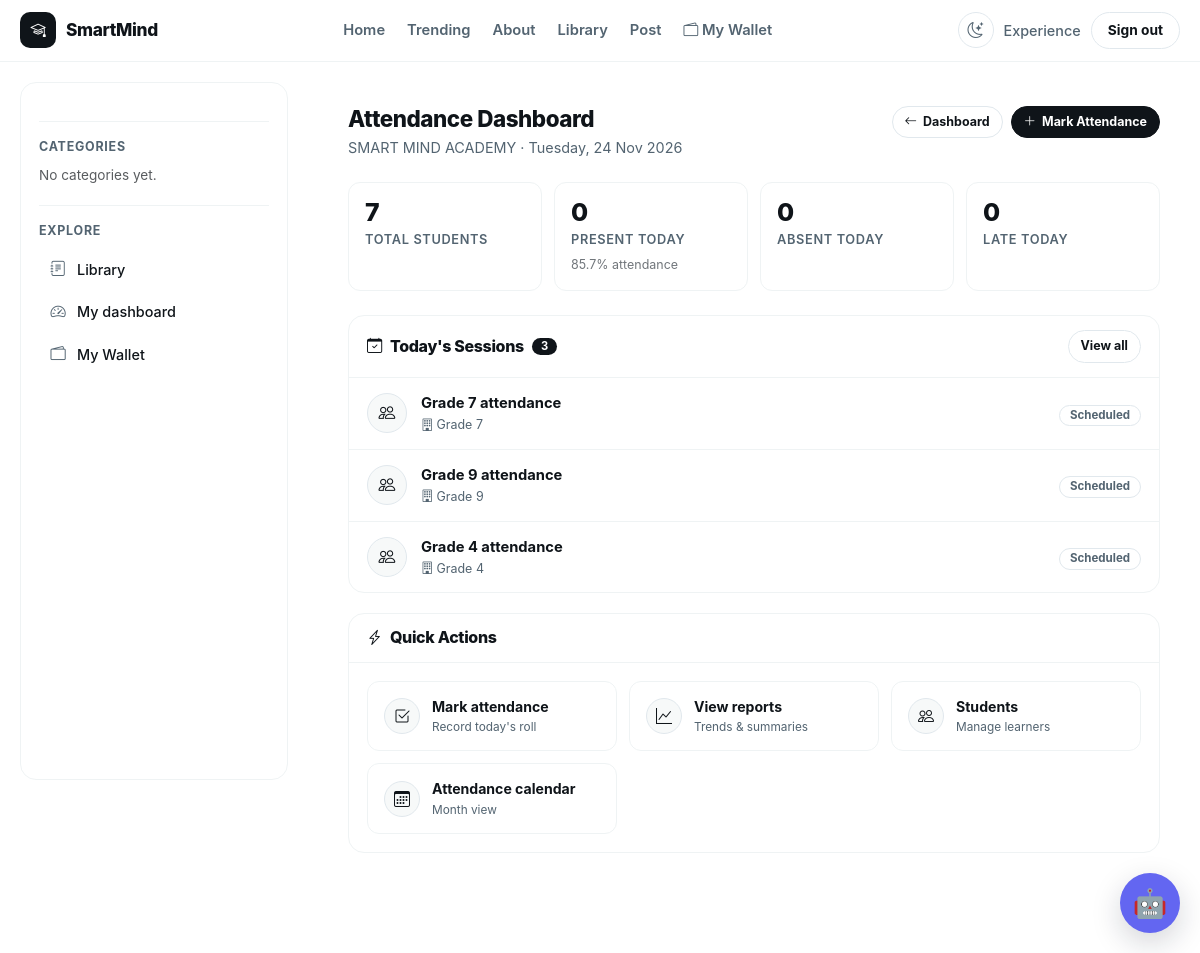
Screenshot of /accounts/ (signed in) with the database file from the repository.
### accounts/models.py (models this page shows, shortened)
class User(AbstractUser):
    ROLE_CHOICES = [
        ("school_admin", "School Admin"),
        ("teacher", "Teacher"),
        ("student", "Student"),
        ("parent", "Parent"),
    ]
    role = models.CharField(
        max_length=20,
        choices=ROLE_CHOICES,
        default="student",
        db_index=True,
    )
    school = models.ForeignKey(
        "schools.School",
        on_delete=models.CASCADE,
        related_name="users",
        null=True,
        blank=True,
    )
    school_class = models.ForeignKey(
        "schools.SchoolClass",
        on_delete=models.SET_NULL,
        related_name="students",
        null=True,
        blank=True,
    )
    teacher_role = models.ForeignKey(
        "TeacherRole",
        on_delete=models.SET_NULL,
        null=True,
        blank=True,
        related_name="teachers",
    )
    admission_number = models.CharField(
        max_length=30,
        unique=True,
        blank=True,
        null=True,
        db_index=True,
    )
    employee_number = models.CharField(
        max_length=30,
        unique=True,
        blank=True,
        null=True,
        db_index=True,
    )
    tsc_number = models.CharField(
        max_length=30,
        blank=True,
        null=True,
    )
    phone_number = models.CharField(max_length=20, blank=True)
    profile_picture = models.ImageField(upload_to="profiles/", blank=True, null=True)
    date_of_birth = models.DateField(blank=True, null=True)
    is_verified = models.BooleanField(default=False)
    created_at = models.DateTimeField(default=timezone.now)
    updated_at = models.DateTimeField(auto_now=True)
    is_approved = models.BooleanField(
        default=False,
        db_index=True,
        help_text=(
            "False for teacher/parent/school_admin until a superadmin approves. "
            "Students are auto-approved in clean()."
        ),
    )
    approval_requested_at = models.DateTimeField(default=timezone.now)
    approved_by = models.ForeignKey(
        "self",
        null=True,
        blank=True,
        on_delete=models.SET_NULL,
        related_name="approved_users",
    )
    def clean(self):
        super().clean()
        if self.is_superuser:
            return
        role_changed = False
        if self.pk:
            previous = (
                type(self)
                .objects.filter(pk=self.pk)
                .values_list("role", flat=True)
                .first()
            )
            if previous is not None and previous != self.role:
                role_changed = True
        if self.role == "student":
            self.is_approved = True
            self.approved_by = None
        elif not self.pk or role_changed:
            self.is_approved = False
            self.approved_by = None
            self.approval_requested_at = timezone.now()
        if self.role == "teacher":
            if not self.employee_number:
                raise ValidationError(
                    {"employee_number": "Teachers must have an employee number."}
                )
            if not self.teacher_role:
                raise ValidationError(
                    {"teacher_role": "Teachers must have a teacher role."}
                )
        if self.role == "student" and not self.admission_number:
            raise ValidationError(
                {"admission_number": "Students must have an admission number."}
            )
        if self.role != "teacher":
            self.teacher_role = None

### schools/models.py (models this page shows, shortened)
class School(models.Model):
    name = models.CharField(max_length=255)
    code = models.SlugField(max_length=50, unique=True)
    slogan = models.CharField(max_length=255, blank=True)
    about = models.TextField(blank=True)
    logo = models.ImageField(
        upload_to="schools/logos/",
        blank=True,
        null=True
    )
    email = models.EmailField(blank=True)
    phone_number = models.CharField(max_length=20, blank=True)
    website = models.URLField(blank=True)
    address = models.CharField(max_length=255, blank=True)
    is_active = models.BooleanField(default=True)
    created_at = models.DateTimeField(auto_now_add=True)
    updated_at = models.DateTimeField(auto_now=True)
    class Meta:
        ordering = ["name"]

class SchoolClass(models.Model):
    LEVEL_CHOICES = [
        ("pre_primary", "Pre-Primary"),
        ("lower_primary", "Lower Primary"),
        ("upper_primary", "Upper Primary"),
        ("junior_school", "Junior School"),
        ("senior_school", "Senior School"),
    ]
    school = models.ForeignKey(
        School,
        on_delete=models.CASCADE,
        related_name="classes"
    )
    name = models.CharField(max_length=50)
    level = models.CharField(
        max_length=30,
        choices=LEVEL_CHOICES
    )
    order = models.PositiveSmallIntegerField(
        default=1,
        help_text="Used to sort classes."
    )
    is_active = models.BooleanField(default=True)
    class Meta:
        unique_together = ("school", "name")
        ordering = ["order", "name"]

### accounts/views.py (the view)
# urls.py: path("", views.attendance_dashboard, name="attendance_dashboard"),
@login_required
def attendance_dashboard(request):
    user = request.user
    today = timezone.localdate()
    if user.is_superuser:
        school = None
        student_qs = User.objects.filter(role="student")
        class_qs = SchoolClass.objects.all()
        enrollment_qs = Enrollment.objects.all()
    else:
        school = getattr(user, "school", None)
        if not school:
            raise PermissionDenied("No school assigned to this account.")
        student_qs = User.objects.filter(role="student", school=school)
        class_qs = SchoolClass.objects.filter(school=school)
        enrollment_qs = Enrollment.objects.filter(school_class__school=school)
    total_students = student_qs.count()
    active_students = student_qs.filter(is_active=True).count()
    pending_enrollments = enrollment_qs.filter(status="PENDING")
    pending_count = pending_enrollments.count()
    active_enrollments = enrollment_qs.filter(status="ACTIVE").count()
    if total_students > 0:
        coverage_rate = round(active_enrollments / total_students * 100, 1)
    else:
        coverage_rate = 0
    classes = (
        class_qs.filter(is_active=True)
        .annotate(
            learner_count=Count(
                "enrollments",
                filter=Q(enrollments__status="ACTIVE"),
                distinct=True,
            )
        )
        .order_by("order", "name")
    )
    sessions = []
    for c in classes:
        sessions.append({
            "name": f"{c.name} attendance",
            "class_name": c.name,
            "start_time": "",                      # no time model yet
            "teacher": str(getattr(c, "teacher", "") or ""),
            "status": "scheduled",                 # all pending until you add Attendance
            "learner_count": c.learner_count,
        })
    context = {
        "today": today,
        "school": school,
        "stats": {
            "total_students": total_students,
            "present_today": 0,        # placeholder — no Attendance model yet
            "absent_today": 0,
            "late_today": 0,
            "attendance_rate": coverage_rate,
            "active_students": active_students,
            "pending_enrollments": pending_count,
        },
        "sessions": sessions,
        "pending_enrollments_count": pending_count,
    }
    return render(request, "dashboard.html", context)

### accounts/templates/dashboard.html (shortened to what this page needs)
{% extends "base.html" %}
{% load static %}
{% block content %}
<div class="attendance-page">
  <div class="page-head">
    <div>
      <h3>Attendance Dashboard</h3>
      <div class="sub">
        {% if request.user.school %}
          {{ request.user.school.name }} ·
        {% endif %}
        {{ today|date:"l, j M Y" }}
      </div>
    </div>
    <div class="page-actions">
      <a href="{% url 'school_admin_dashboard' %}" class="btn btn-sm">
        <i class="bi bi-arrow-left"></i> Dashboard
      </a>
      <a href="{% url 'attendance_mark' %}" class="btn btn-primary btn-sm">
        <i class="bi bi-plus-lg"></i> Mark Attendance
      </a>
    </div>
  </div>
  <div class="stats">
    <div class="stat">
      <div class="n">{{ stats.total_students|default:0 }}</div>
      <div class="l">Total students</div>
    </div>
    <div class="stat">
      <div class="n">{{ stats.present_today|default:0 }}</div>
      <div class="l">Present today</div>
      <div class="hint">
        {% if stats.attendance_rate %}
          {{ stats.attendance_rate }}% attendance
        {% else %}
          Awaiting data
        {% endif %}
      </div>
    </div>
    <div class="stat">
      <div class="n">{{ stats.absent_today|default:0 }}</div>
      <div class="l">Absent today</div>
    </div>
    <div class="stat">
      <div class="n">{{ stats.late_today|default:0 }}</div>
      <div class="l">Late today</div>
    </div>
  </div>
  <div class="section">
    <div class="section-head">
      <h4>
        <i class="bi bi-calendar-check"></i>
        Today's Sessions
        <span class="count">{{ sessions|length|default:0 }}</span>
      </h4>
      <a href="{% url 'attendance_session_list' %}" class="btn btn-sm">View all</a>
    </div>
    {% if sessions %}
      <div class="session-list">
        {% for s in sessions %}
          <div class="session-item">
            <div class="session-icon">
              <i class="bi bi-people"></i>
            </div>
            <div class="session-body">
              <p class="session-title">{{ s.name }}</p>
              <div class="session-meta">
                {% if s.class_name %}
                  <span>
                    <i class="bi bi-building"></i>{{ s.class_name }}
                  </span>
                {% endif %}
              </div>
            </div>
            <div class="session-status">
              {% if s.status == "done" %}
                <span class="badge badge-solid">Completed</span>
              {% elif s.status == "ongoing" %}
                <span class="badge badge-solid">In progress</span>
              {% elif s.status == "cancelled" %}
                <span class="badge">Cancelled</span>
              {% else %}
                <span class="badge">Scheduled</span>
              {% endif %}
            </div>
          </div>
        {% endfor %}
      </div>
    {% endif %}
  </div>
  <div class="section">
    <div class="section-head">
      <h4>
        <i class="bi bi-lightning-charge"></i>
        Quick Actions
      </h4>
    </div>
    <div class="quick-grid">
      <a href="{% url 'attendance_mark' %}" class="quick-card">
        <div class="icon"><i class="bi bi-check2-square"></i></div>
        <div class="body">
          <div class="title">Mark attendance</div>
          <div class="sub">Record today's roll</div>
        </div>
      </a>
      <a href="{% url 'attendance_reports' %}" class="quick-card">
        <div class="icon"><i class="bi bi-graph-up"></i></div>
        <div class="body">
          <div class="title">View reports</div>
          <div class="sub">Trends &amp; summaries</div>
        </div>
      </a>
      <a href="{% url 'student_list' %}" class="quick-card">
        <div class="icon"><i class="bi bi-people"></i></div>
        <div class="body">
          <div class="title">Students</div>
          <div class="sub">Manage learners</div>
        </div>
      </a>
      <a href="{% url 'attendance_calendar' %}" class="quick-card">
        <div class="icon"><i class="bi bi-calendar3"></i></div>
        <div class="body">
          <div class="title">Attendance calendar</div>
          <div class="sub">Month view</div>
        </div>
      </a>
    </div>
  </div>
</div>
{% endblock %}

### blog/templates/base.html (shortened to what this page needs)
{% load static %}
<!DOCTYPE html>
<html lang="en" data-theme="light">
<head>
    <link href="https://cdn.jsdelivr.net/npm/bootstrap@5.3.7/dist/css/bootstrap.min.css" rel="stylesheet">
    <link rel="stylesheet" href="https://cdn.jsdelivr.net/npm/bootstrap-icons@1.11.3/font/bootstrap-icons.min.css">
    <link rel="stylesheet" href="{% static 'smartmind_ai/chatbot.css' %}">
    <link rel="stylesheet" href="{% static 'django_ckeditor_5/dist/styles.css' %}">
    <link rel="stylesheet" href="{% static 'css/comments.css' %}">
</head>
<body>
<div class="site-shell">
    <header class="site-navbar" id="siteNavbar">
        <div class="nav-inner">
            <a href="{% url 'dashboard' %}" class="brand">
                <span class="brand-badge"><i class="bi bi-mortarboard"></i></span>
                <span>SmartMind</span>
            </a>
            <nav class="nav-links" aria-label="Main navigation">
                {% if user.is_authenticated %}
                    <a href="{% url 'dashboard' %}">Home</a>
                {% else %}
                    <a href="{% url 'blog:home' %}">Home</a>
                {% endif %}
                <a href="{% url 'blog:trending' %}">Trending</a>
                <a href="#">About</a>
                <a href="{% url 'library:home' %}">Library</a>
        {% if user.is_authenticated %}
    {% if user.is_superuser or user.role == "superadmin" or user.role == "school_admin" or user.role == "teacher" %}
        <a href="{% url 'blog:add_post' %}">Post</a>
    {% endif %}
    {% if user.is_superuser or user.role == "superadmin" or user.role == "school_admin" %}
        <a href="{% url 'blog:creator_wallet_management' %}">
            <i class="bi bi-wallet2"></i> Creator Wallet Management
        </a>
    {% elif user.role == "teacher" %}
        <a href="{% url 'blog:creator_wallet' %}">
            <i class="bi bi-wallet2"></i> My Wallet
        </a>
    {% endif %}
{% endif %}
            </nav>
            <div class="nav-actions">
                <button type="button"
                        class="theme-toggle"
                        id="themeToggle"
                        aria-label="Toggle dark mode"
                        title="Toggle light / dark theme">
                    <i class="bi bi-moon-stars icon-moon"></i>
                </button>
                <div class="user-box">
                    {% if user.is_authenticated %}
                        <span>{{ user.username }}</span>
                        <form action="{% url 'logout' %}" method="post" class="m-0">
                            <button type="submit" class="btn-pill">Sign out</button>
                        </form>
                    {% else %}
                        <a href="{% url 'login' %}" class="btn-pill">Sign in</a>
                    {% endif %}
                </div>
            </div>
        </div>
    </header>
    <div class="layout">
        <aside class="sidebar" id="appSidebar">
            <div class="sidebar-section">
                <h3>Categories</h3>
                <div class="sidebar-links">
                    {% for category in categories %}
                        <a href="{% url 'blog:category_post' category.slug %}">
                            <i class="bi bi-folder2"></i>
                            <span>{{ category.name }}</span>
                        </a>
                    {% empty %}
                        <p class="text-muted mb-0" style="font-size:.85rem;">No categories yet.</p>
                    {% endfor %}
                </div>
            </div>
            <div class="sidebar-section">
                <h3>Explore</h3>
                <div class="sidebar-links">
                    <a href="{% url 'library:home' %}">
                        <i class="bi bi-journal-text"></i>
                        <span>Library</span>
                    </a>
                    {% if user.is_authenticated %}
                        <a href="{% url 'dashboard' %}">
                            <i class="bi bi-speedometer2"></i>
                            <span>My dashboard</span>
                        </a>
                    {% endif %}
                    {% if user.is_authenticated and user.role == "teacher" %}
    <a href="{% url 'blog:creator_wallet' %}">
        <i class="bi bi-wallet2"></i>
        <span>My Wallet</span>
    </a>
{% endif %}
                </div>
            </div>
        </aside>
        <main>
            <div class="content-wrap">
                {% block content %}{% endblock %}
            </div>
        </main>
    </div>
</div>
{% include "smartmind_ai/chatbot.html" %}
</body>
</html>

### rows the page displays
User: username "Experience", user.school.name "SMART MIND ACADEMY"
SchoolClass: class_name "Grade 7"
SchoolClass: class_name "Grade 9"
SchoolClass: class_name "Grade 4"

### other values shown
{{ today|date:"l, j M Y" }} "Tuesday, 24 Nov 2026"
{{ stats.total_students|default:0 }} "7"
{{ stats.present_today|default:0 }} "0"
{{ stats.attendance_rate }} "85.7"
{{ stats.absent_today|default:0 }} "0"
{{ stats.late_today|default:0 }} "0"
{{ sessions|length|default:0 }} "3"
{{ s.name }} "Grade 7 attendance" "Grade 9 attendance" "Grade 4 attendance"
